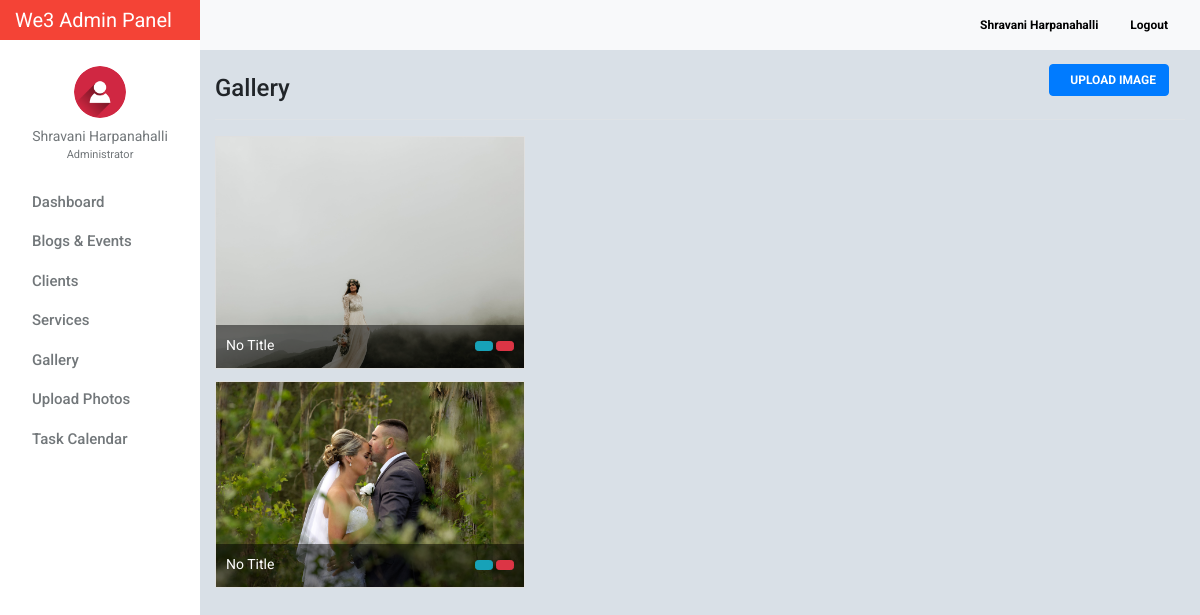
Screenshot of /photos_view.php (signed in) with the database file from the repository.
### tables this page shows
CREATE TABLE `tblusers` (
  `id` int(11) NOT NULL,
  `firstname` varchar(32) NOT NULL,
  `lastname` varchar(32) NOT NULL,
  `gender` enum('m','f') NOT NULL,
  `username` varchar(50) NOT NULL,
  `password` varchar(50) NOT NULL,
  `email` varchar(100) NOT NULL,
  `designation` varchar(100) NOT NULL,
  `address` text NOT NULL,
  `access_level` enum('0','1','2') NOT NULL,
  `profile_picture` varchar(100) NOT NULL,
  `date_created` varchar(100) NOT NULL
);

CREATE TABLE `tblgallery` (
  `id` int(11) NOT NULL,
  `booking_id` int(11) NOT NULL,
  `title` varchar(100) NOT NULL,
  `caption` varchar(100) NOT NULL,
  `description` text NOT NULL,
  `filename` varchar(100) NOT NULL,
  `alternate_text` varchar(100) NOT NULL,
  `type` char(5) NOT NULL,
  `size` varchar(10) NOT NULL,
  `relate_id` int(11) NOT NULL
);

### include/database.php (called while the page is built, shortened)
<?php
class Database
{
    public $connection;
    public function open_connection()
    {
        $this->connection = mysqli_connect(DB_HOST, DB_USER, DB_PASS, DB_NAME);
    }
    public function query($sql)
    {
        $result = mysqli_query($this->connection, $sql);
        return $result;
    }
}
$db = new Database();
?>

### include/db_object.php (called while the page is built, shortened)
<?php
class DB_Object
{
    public static function find_all() {
        return static::find_by_query("SELECT * FROM " . static::$db_table . " ORDER BY id DESC");
    }
    public static function find_by_id($id) {
        $the_result_array = static::find_by_query("SELECT * FROM " . static::$db_table . " WHERE id = $id ORDER BY id DESC  LIMIT 1 ");
        return !empty($the_result_array) ? array_shift($the_result_array) : false;
    }
    public static function find_by_query($sql) {
        global $db;
        $result_set = $db->query($sql);
        $the_object_array = array();
        while($row = mysqli_fetch_array($result_set)) {
            $the_object_array[] = static::instantiation($row);
        }
        return $the_object_array;
    }
    public static function instantiation($the_record){
        $the_object = new $calling_class;
        foreach($the_record as $the_attribute => $value)
        {
            if($the_object->has_the_attribute($the_attribute)) {
                $the_object->$the_attribute = $value;
            }
        }
        return $the_object;
    }
    private function has_the_attribute($the_attribute) {
        $object_properties = get_object_vars($this);
        return array_key_exists($the_attribute, $object_properties);
    }
}
?>

### include/Users.php (called while the page is built, shortened)
<?php
class Users extends DB_Object
{
    public $profile_picture;
    public $upload_directory = "upload/users";
    public $image_placeholder = "http://placehold.it/64x64&text=images";
    public function profile_picture_picture() {
        return empty($this->profile_picture) ? $this->image_placeholder : $this->upload_directory. '/' .$this->profile_picture;
    }
}
?>

### include/Gallery.php (called while the page is built, shortened)
<?php
class Gallery extends DB_Object
{
    public $filename;
    public $upload_directory = "upload/gallery";
    public $image_placeholder = "http://placehold.it/64x64&text=images";
    public function picture_path() {
        return empty($this->filename) ? $this->image_placeholder : $this->upload_directory. '/' .$this->filename;
    }
}
?>

### photos_view.php (the view, shortened to what this page needs)
<?php
$gallery = Gallery::find_all();
?>
<?php $users_profile = Users::find_by_id($_SESSION['id']); ?>
<!doctype html>
<html lang="en">
<head>
    <link href="css/bootstrap.min.css" rel="stylesheet">
    <link href="css/dashboard.css" rel="stylesheet">
    <link href="css/dataTables.bootstrap4.min.css" rel="stylesheet">
    <link rel="stylesheet" type="text/css"
          href="https://cdn.materialdesignicons.com/2.1.19/css/materialdesignicons.min.css">
    <link rel="stylesheet" href="../lightbox/css/lightbox.css">
</head>
<body>
<?php include_once 'include/sidebar.php'; ?>
<div class="d-flex justify-content-between flex-wrap flex-md-nowrap align-items-center pb-2 mb-3 border-bottom">
    <h4 class="h4 mt-4">Gallery </h4>
    <div class="btn-toolbar mb-2 mb-md-0">
        <div class="btn-group mr-2">
            <a class="btn btn-primary mr-2 text-uppercase" style="font-size: 12px;font-weight: bold;" href="photos_add.php"><i class="mdi mdi-upload mr-2"></i> Upload Image</a>
        </div>
    </div>
</div>
<div class="row">
    <div class="col-md-12">
        <div class="card-columns">
            <?php foreach($gallery as $galleries) : ?>
                <div class="card" style="position: relative;">
                    <a href="<?= $galleries->picture_path(); ?>" data-lightbox="gallery-group-4">
                        <img class="card-img-top" src="<?= $galleries->picture_path(); ?>" alt="Card image cap">
                    </a>
                    <div class="card-body" style="position: absolute;bottom: 0;left:0; width: 100%;background: rgba(0,0,0, 0.5);color:white;padding: 10px 10px 0 10px;">
                        <p class="card-title text-capitalize" style="font-size:14px;">
                            <?= empty($galleries->title) ? 'No Title' : $galleries->title; ?>
                            <span class="float-right pb-2">
                              <a href="photos_edit.php?id=<?= $galleries->id; ?>" class="btn btn-info btn-sm" data-toggle="tooltip" title="Edit This Picture"><i class="mdi mdi-pencil"></i></a>
                              <a href="photo_delete.php?id=<?= $galleries->id; ?>" class="btn btn-danger btn-sm" data-toggle="tooltip" title="Delete This Picture"><i class="mdi mdi-delete"></i></a>
                          </span>
                        </p>
                    </div>
                </div>
            <?php endforeach; ?>
        </div>
    </div>
</div>
</div>
</div>
</body>
</html>

### include/sidebar.php (shortened to what this page needs)
<nav class="navbar sticky-top p-0" style="width: 16.7%;background-color: #f44336;">
    <a class="navbar-brand col-sm-3 col-md-2 mr-0" style="color:white;" href="dashboard.php">
        We3 Admin Panel
    </a>
</nav>
<div class="container-fluid">
    <div class="row">
        <nav class="col-md-2 d-none d-md-block bg-light sidebar">
            <div class="sidebar-sticky">
                <ul class="nav flex-column">
                    <li class="nav-item mt-3">
                        <div class="text-center">
                            <a href="users_profile.php" class="user-button">
                                <img src="<?= $users_profile->profile_picture_picture(); ?>" class="img-fluid rounded-circle" width="52" height="52" alt="">
                                <div class="user-profile"><?= $users_profile->firstname . ' ' . $users_profile->lastname; ?></div>
                            </a>
                                <div class="text-center mt-0" style="font-size: 11px;color:#72777a;">
                                    <?= ($users_profile->designation == 0) ? 'Administrator' : 'Moderator'; ?>
                                </div>
                        </div>
                    </li>
                    <li class="nav-item"><div class="dropdown-divider"></div></li>
                    <li class="nav-item">
                        <a class="nav-link" href="dashboard.php">
                            Dashboard <span class="sr-only">(current)</span>
                        </a>
                    </li>
                    <li class="nav-item"><div class="dropdown-divider"></div></li>
                    <li class="nav-item">
                        <a class="nav-link" href="blog_events.php">
                            Blogs &amp; Events
                        </a>
                    </li>
                    <li class="nav-item"><div class="dropdown-divider"></div></li>
                    <li class="nav-item">
                        <a class="nav-link" href="client.php" >
                            Clients
                        </a>
                    </li>
                    <li class="nav-item"><div class="dropdown-divider"></div></li>
                    <li class="nav-item">
                        <a class="nav-link" href="service_list.php">
                            Services
                        </a>
                    </li>
                    <li class="nav-item"><div class="dropdown-divider"></div></li>
                    <li class="nav-item">
                        <a class="nav-link" href="photos_view.php">
                            Gallery
                        </a>
                    </li>
                    <li class="nav-item"><div class="dropdown-divider"></div></li>
                    <li class="nav-item">
                        <a class="nav-link" href="photos_add.php">
                            Upload Photos
                        </a>
                    </li>
                    <li class="nav-item"><div class="dropdown-divider"></div></li>
                    <li class="nav-item">
                        <a class="nav-link" href="task_all_calendar.php">
                            Task Calendar
                        </a>
                    </li>
                </ul>
            </div>
        </nav>
        <main role="main" class="col-md-9 ml-sm-auto col-lg-10" style="margin-top: -40px;z-index: 999">
            <nav class="navbar navbar-expand-lg navbar-light bg-light" style="margin-left:-15px;margin-right: -15px;">
                <div class="form-inline my-2 my-lg-0">
                    <a class="nav-link" href="users_profile.php"><b><?= ucfirst($users_profile->firstname) . ' ' . ucfirst($users_profile->lastname); ?></b></a>
                    <a class="nav-link" href="logout.php"><b><i class="mdi mdi-logout" style="color: #f44336!important;"></i> Logout</b></a>
                </div>
            </nav>

### css/dashboard.css (style rules this page uses)
body { font-size: .875rem; font-family: 'Roboto', 'Segoe UI',sans-serif; background: #D9E0E7; }
.sidebar { position: fixed; top: 0; bottom: 0; left: 0; z-index: 100; padding: 0; box-shadow: inset -1px 0 0 rgba(0, 0, 0, .1); background-color: #fff; }
.sidebar-sticky { position: -webkit-sticky; position: sticky; top: 40px; height: calc(100vh - 48px); height: 100% !important; padding-top: 2.5rem; overflow-x: hidden; overflow-y: auto; background-color: #fff; }
.sidebar .nav-link { font-weight: 500; color: #72777a; font-size: 15px; text-transform: capitalize; transition: all 2s linear; font-family: 'Roboto', sans-serif; }
.nav.flex-column li.nav-item:nth-child(2) { margin-top:10px; }
.user-profile { color: #72777a; margin-top: 8px; }
img.img-fluid.rounded-circle { margin-top: 10px; }
.form-inline.my-2.my-lg-0 a.nav-link { color: black; font-size: 12px; }
.dropdown-divider { border-top: 1px solid #fff; }
.nav.flex-column a.nav-link { padding: .0rem 1rem; }
.user-profile { text-transform: capitalize; }
.btn-group.mr-2 { border-top-right-radius: 0 !important; border-left-right-radius: 0 !important; }

### lightbox/css/lightbox.css (style rules this page uses)
body:after { content: url(../img/close.png) url(../img/loading.gif) url(../img/prev.png) url(../img/next.png); display: none; }

### photos_view.php (style rules this page uses)
.card { -webkit-border-radius:0; -moz-border-radius:0; border-radius:0; }
.card img { -webkit-border-radius:0; -moz-border-radius:0; border-radius:0; }

### rows the page displays
tblusers: profile_picture (picture), firstname "Shravani", lastname "Harpanahalli"
tblgallery: filename (picture)
tblgallery: filename (picture)
